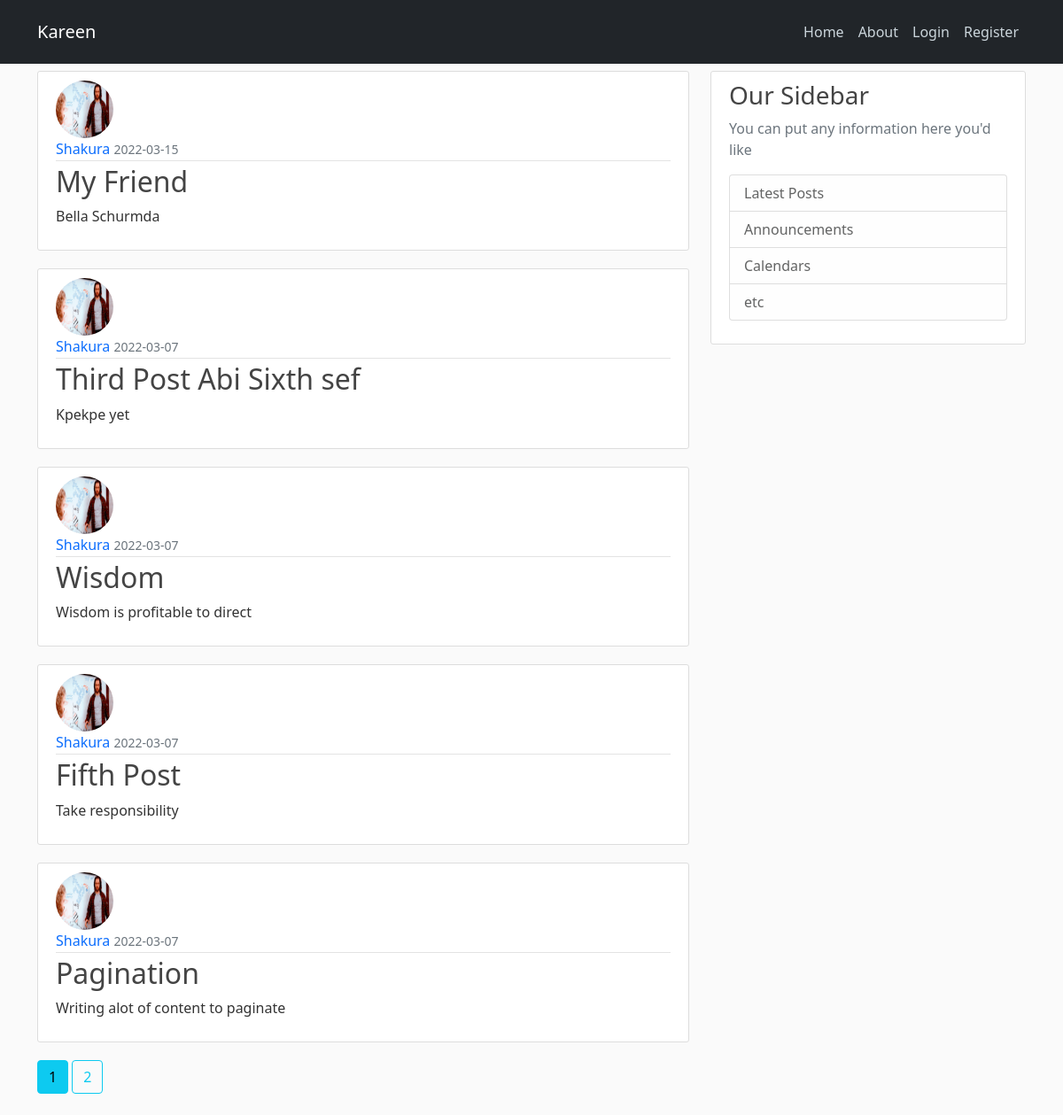
Page /home on the earlier database version.
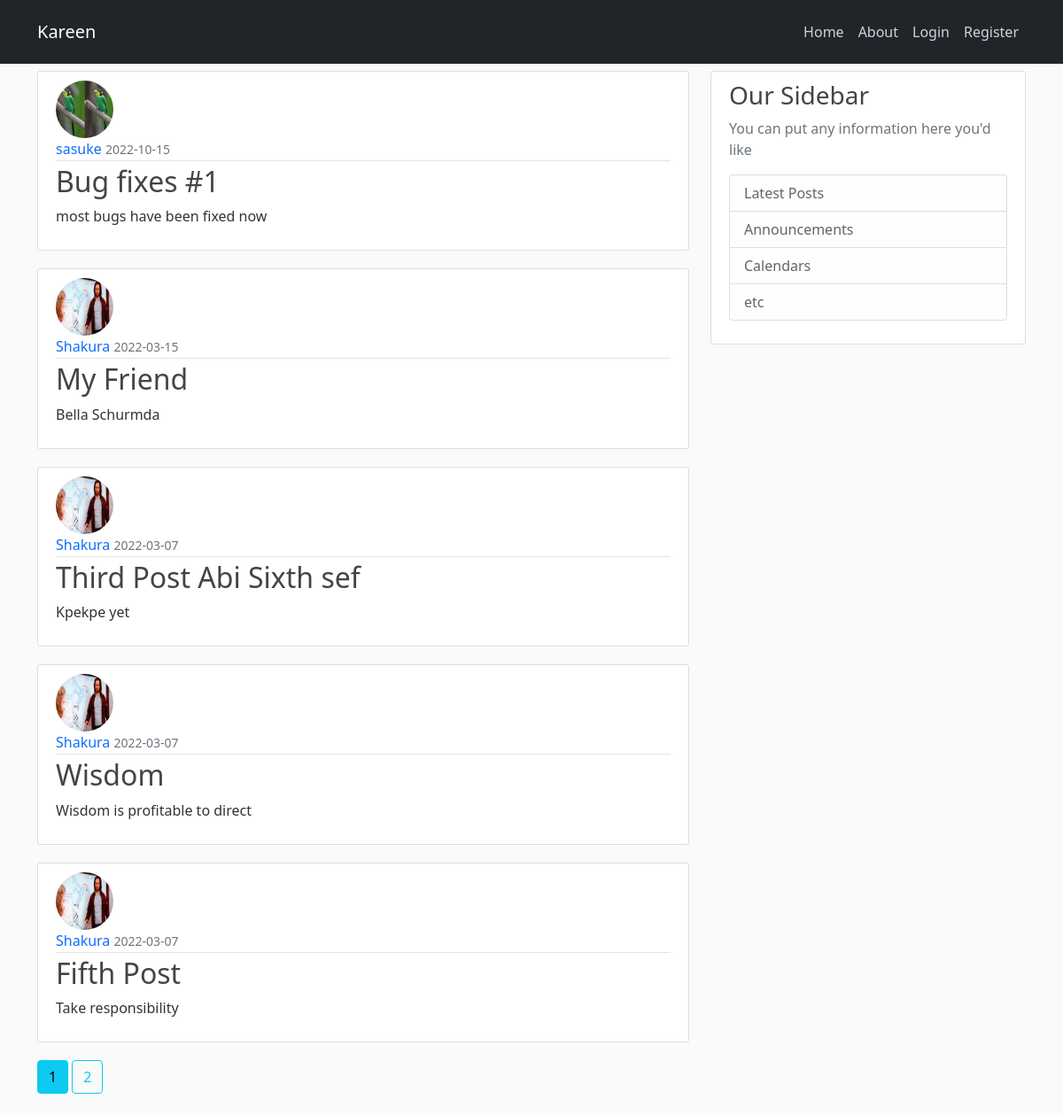
Same page on the later database version.
### flaskblog/models.py (models this page shows, shortened)
class Post(db.Model):
    id = db.Column(db.Integer, primary_key = True)
    title = db.Column(db.String(100), nullable=False)
    content = db.Column(db.Text, nullable=False)
    date_posted = db.Column(db.DateTime, nullable=False, default=datetime.utcnow)
    user_id = db.Column(db.Integer, db.ForeignKey('user.id'), nullable = False)

class User(db.Model, UserMixin):
    id = db.Column(db.Integer, primary_key = True)
    username = db.Column(db.String(20), unique = True, nullable = False)
    email = db.Column(db.String(120), unique = True, nullable = False)
    password = db.Column(db.String(60),  nullable = False)
    img_file = db.Column(db.String(20), nullable=False, default = 'default.jpg')
    post = db.relationship('Post', backref='author', lazy = True)

### flaskblog/main/routes.py (the view)
@main.route('/')
@main.route('/home')
def home():
    page = request.args.get('page', 1, type=int)
    posts = Post.query.order_by(Post.date_posted.desc()).paginate(page = page, per_page = 5)
    return render_template('home.html', posts=posts)

### flaskblog/templates/home.html
{% extends 'layout.html' %}
{% block content %}
    {% for post in posts.items %}
       <article class="media content-section">
           <img class = 'rounded-circle article-img' src="{{ url_for ('static', filename = 'profile_pic/' + post.author.img_file)}}">
           <div class="media-body">
                <div class="article-metadata">
                    <a class="mr-2" href="{{ url_for('users.user_posts', username = post.author.username)}}" style="text-decoration: none;"> {{ post.author.username }} </a>
                    <small class="text-muted"> {{ post.date_posted.strftime('%Y-%m-%d') }} </small>
                </div>
                <h2><a class="article-title" href ="{{ url_for('posts.post', post_id=post.id) }}" style="text-decoration: none;" > {{ post.title }} </a></h2>
                <p class="article-content"> {{ post.content }} </p>
            </div>
       </article>
    {% endfor %}
    {% for page_num in posts.iter_pages(left_edge=1, right_edge=1,left_current=1, right_current=2) %}
        {% if page_num %}
            {% if posts.page == page_num %}
                <a class="btn btn-info mb-4" href="{{ url_for('main.home', page=page_num) }}"> {{ page_num }}</a>
            {% else %}
                <a class="btn btn-outline-info mb-4" href="{{ url_for('main.home', page=page_num) }}"> {{ page_num }}</a>
            {% endif %}
        {% else %}
            ...
        {% endif %}
    {% endfor %}
{% endblock content %}

Differences in the rows shown:
no longer on this page (row unchanged): Post: img_file (picture), author.username "Shakura", date_posted "2022-03-07", title "Pagination", content "Writing alot of content to paginate"
added Post: img_file (picture), author.username "sasuke", date_posted "2022-10-15", title "Bug fixes #1", content "most bugs have been fixed now"
